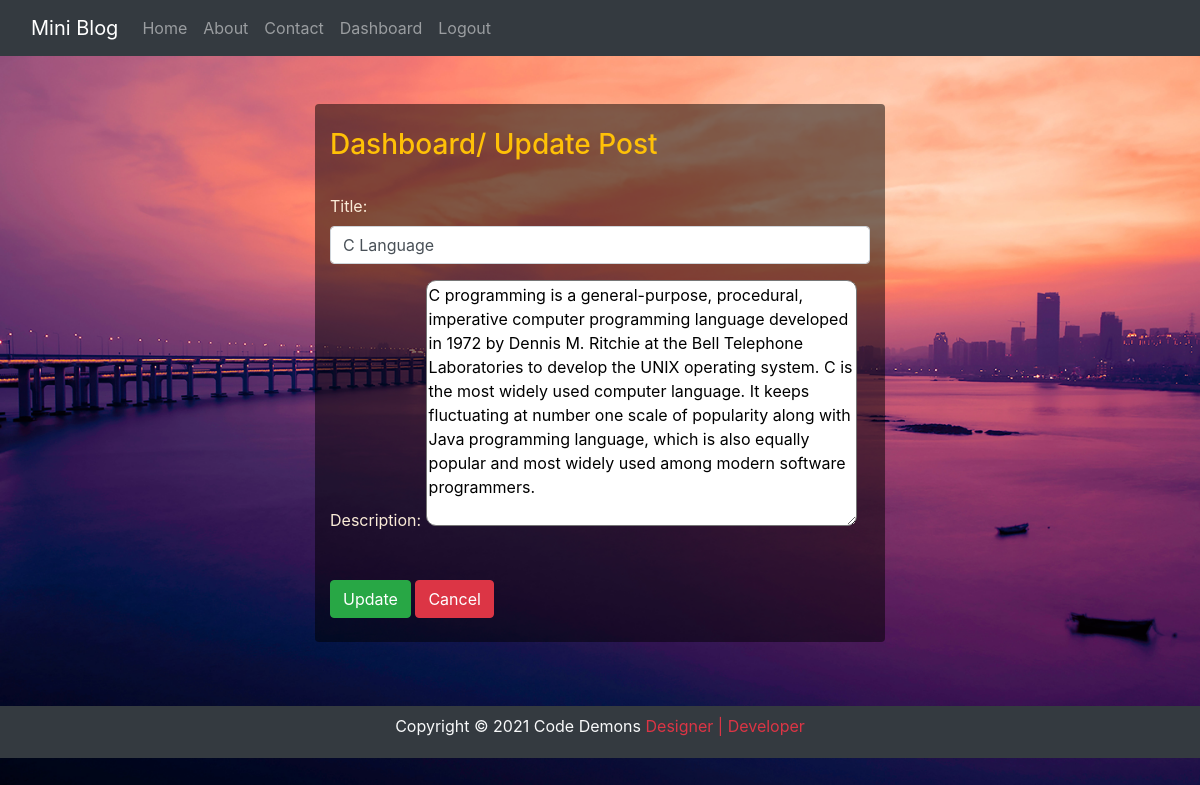
The app's page /updatepost/5/ (signed in) with its own data.
### blog/models.py (models this page shows)
class Post(models.Model):
    title = models.CharField(max_length=150)
    desc = models.TextField()

### blog/views.py (the view)
# urls.py: path('updatepost/<int:id>/', views.update_post, name='updatepost'),
def update_post(request, id):
    if request.user.is_authenticated:
        if request.method == "POST":
            pi = Post.objects.get(pk=id)
            form = PostForm(request.POST, instance=pi)
            if form.is_valid():
                form.save()
                messages.success(request, 'Success..! Post Updated..')
                return HttpResponseRedirect("/dashboard/")
        else:
            pi = Post.objects.get(pk=id)
            form = PostForm(instance=pi)
        return render(request, 'blog/updatepost.html', {'form':form})
    else:
        return HttpResponseRedirect("/login/")

### blog/forms.py
class PostForm(forms.ModelForm):
    class Meta:
        model = Post
        fields = ['title', 'desc']
        labels = {'title' : 'Title', 'desc' : 'Description'}
        widgets = {'title' : forms.TextInput(attrs={'class':'form-control'}),
                    'desc' : forms.Textarea(attrs={'clsas':'form-control'}), }

### blog/templates/blog/updatepost.html (shortened to what this page needs)
{% extends 'blog/base.html' %}
{% load static %}
{% block content %}
    <div class="col-md-6 offset-3 jumbo-color my-5 rounded">
        <h3 class="text-warning py-4"> Dashboard/ Update Post </h3>
        <form action="" method="POST" novalidate>
            {{ form.as_p }}
            <input type="submit" value="Update" class="btn btn-success my-4">
            <a href="{% url 'dashboard' %}" class="btn btn-danger my-4"> Cancel </a>
        </form>
    </div>
{% endblock content %}

### blog/static/blog/css/style.css (style rules this page uses)
body { background: url("../../images/bg.jpg"); background-repeat: no-repeat; background-size: cover; background-attachment: fixed; color: antiquewhite; }
.jumbo-color { background-color: rgba(0, 0, 0, 0.5); backdrop-filter: 10px; }
textarea { border-radius: 10px; }

### records on screen
Post: title "C Language", desc "C programming is a general-purpose, procedural, imperative computer programming language developed in 1972 by Dennis M. Ritchie at the Bell Telephone Laboratories to develop the UNIX operating system. C is the most widely used computer language. It keeps fluctuating at number one scale of popularity along with Java programming language, which is also equally popular and most widely used among modern software programmers."
